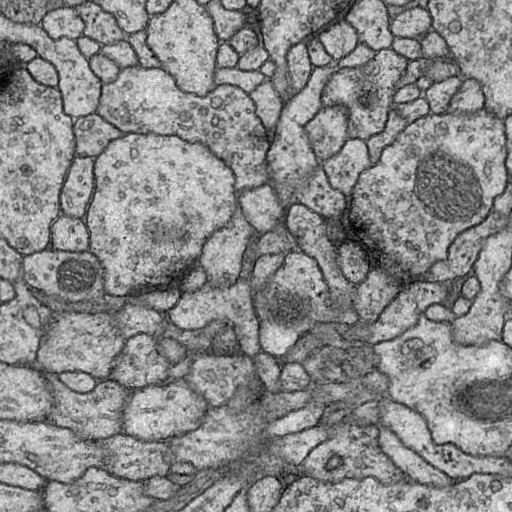
#> input picture Experiment3/images/train/images/0.tif, 512 x 512 px, found by its file name; its folder holds only this picture in this run
$ jupyter execute --allow-errors Task2.ipynb   (older library calls are emulated)
#> lines starting #> are read from the running program, lines starting #| are printed output that depends on the picture; after the words box and inside, x2 and y2 are one past the last pixel; in counts of white or black regions, pixels touching at a corner belong together
[cell 1]
# import moxing as mox
# mox.file.copy_parallel(src_url="obs://sstem/images",dst_url="./images")

[cell 2]
import zipfile
import os

#> (the rest of this cell did not finish here and is left out)

[cell 3]
import os
import argparse
import ast
import numpy as np
import cv2
import mindspore
import mindspore.nn as nn
import mindspore.ops.operations as F
from mindspore import Model, context
from mindspore.nn.loss.loss import _Loss
from mindspore.communication.management import init, get_group_size
from mindspore.train.callback import CheckpointConfig, ModelCheckpoint
from mindspore.context import ParallelMode
from mindspore.train.serialization import load_checkpoint, load_param_into_net
from mindspore.common.initializer import TruncatedNormal
from mindspore.nn import CentralCrop
from PIL import Image, ImageSequence
import mindspore.dataset as ds
import mindspore.dataset.vision.c_transforms as c_vision
from mindspore.dataset.vision.utils import Inter
from mindspore.communication.management import get_rank, get_group_size
from collections import deque
import time
from mindspore.train.callback import Callback
from mindspore.common.tensor import Tensor
from scipy.special import softmax
from matplotlib import pyplot as plt
device_id = 2
context.set_context(mode=context.GRAPH_MODE, device_target="GPU", save_graphs=False)
#> (this line was passed over: mindspore is not available in this run)

mindspore.set_seed(1)
#> (this line was passed over: mindspore is not available in this run)

[cell 4]
#打印图像和标签的形状，并展示第一张图像和标签
img_path = "./images/train/images"
image= np.array([np.array(Image.open(os.path.join(img_path, name))) for name in os.listdir(img_path)])

label_path = "./images/train/label"
#> (the rest of this cell did not finish here and is left out)

[cell 5]
plt.hist(image[0].ravel(), 256)
plt.title("Histogram")
plt.xticks([])
plt.yticks([])
plt.show()
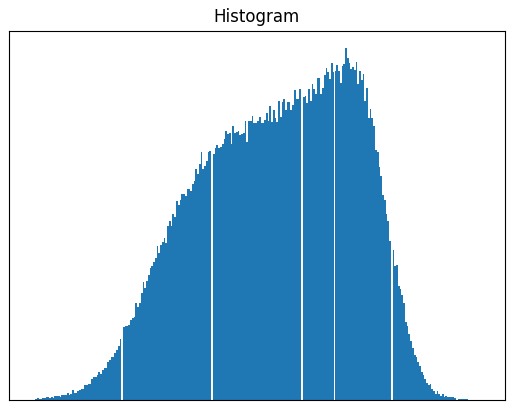
#> figure drawn by matplotlib, 1 panel

[cell 6]
# 二值化处理，thesh=0代表其从0开始扫描
ret1, th1 = cv2.threshold(src=image[0], thresh=0,
                          maxval=255, type=cv2.THRESH_OTSU)
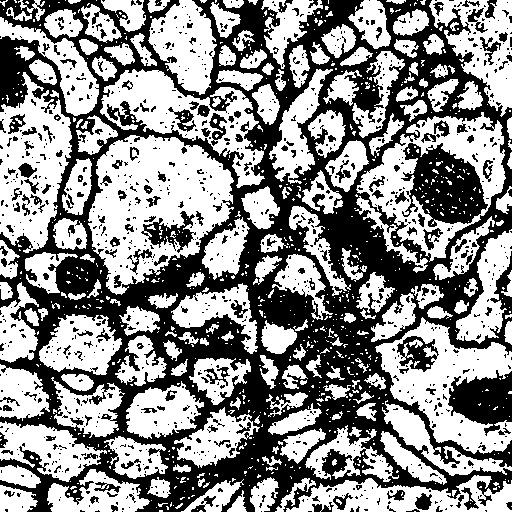
#> th1: shape (512, 512); 55.3% white; 1096 black regions (919 under 20 px), largest, box (x1, y1, x2, y2) and area: (0, 0, 512, 512) 95268, (401, 143, 488, 227) 4266, (448, 370, 512, 436) 2614
#> ret1 = 133

plt.figure(figsize=(10,10))
plt.subplot(121)
plt.imshow(image[0],cmap='gray')
plt.title("source image")
plt.xticks([])
plt.yticks([])

plt.subplot(122)
plt.imshow(th1, "gray")
plt.title("OTSU,threshold is " + str(ret1))
plt.xticks([])
plt.yticks([])
plt.show()
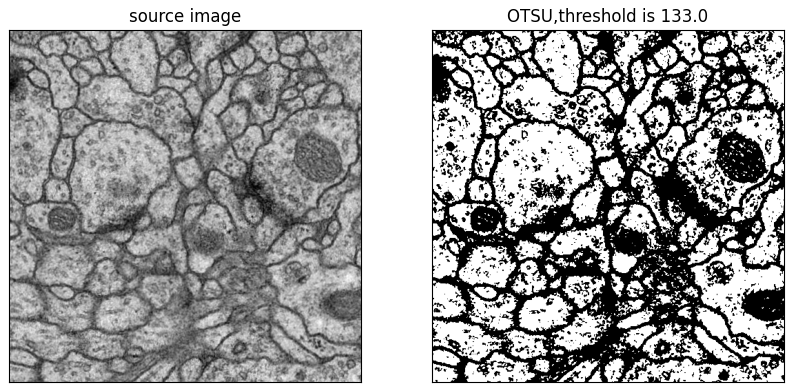
#> figure drawn by matplotlib, 2 panels

[cell 7]
cfg_unet = {
    'name': 'Unet',
    'lr': 0.0001,
    'epochs': 400,
    'distribute_epochs': 1600,
    'batchsize': 16,
    'cross_valid_ind': 1,
    'num_classes': 2,
    'num_channels': 1,
    'keep_checkpoint_max': 10,
    'weight_decay': 0.0005,
    'loss_scale': 1024.0,
    'FixedLossScaleManager': 1024.0,
    'resume': False,
    'resume_ckpt': './',
}

[cell 8]
class DoubleConv(nn.Cell):

    def __init__(self, in_channels, out_channels, mid_channels=None):
        super().__init__()
        init_value_0 = TruncatedNormal(0.06)
        init_value_1 = TruncatedNormal(0.06)
        if not mid_channels:
            mid_channels = out_channels
        self.double_conv = nn.SequentialCell(
            [nn.Conv2d(in_channels, mid_channels, kernel_size=3, has_bias=True,
                       weight_init=init_value_0, pad_mode="valid"),
             nn.ReLU(),
             nn.Conv2d(mid_channels, out_channels, kernel_size=3, has_bias=True,
                       weight_init=init_value_1, pad_mode="valid"),
             nn.ReLU()]
        )

    def construct(self, x):
        return self.double_conv(x)


class Down(nn.Cell):
    """Downscaling with maxpool then double conv"""

    # [7 lines left out: function __init__, not called in this run]

    def construct(self, x):
        return self.maxpool_conv(x)


class Up1(nn.Cell):
    """Upscaling then double conv"""

    # [16 lines left out: functions __init__, construct, not called in this run]


class Up2(nn.Cell):
    """Upscaling then double conv"""

    # [15 lines left out: functions __init__, construct, not called in this run]


class Up3(nn.Cell):
    """Upscaling then double conv"""

    # [16 lines left out: functions __init__, construct, not called in this run]


class Up4(nn.Cell):
    """Upscaling then double conv"""

    # [15 lines left out: functions __init__, construct, not called in this run]


class OutConv(nn.Cell):
    # [4 lines left out: function __init__, not called in this run]

    def construct(self, x):
        x = self.conv(x)
        return x

[cell 9]
class UNet(nn.Cell):
    def __init__(self, n_channels, n_classes):
        super(UNet, self).__init__()
        self.n_channels = n_channels
        self.n_classes = n_classes
        self.inc = DoubleConv(n_channels, 64)
        self.down1 = Down(64, 128)
        self.down2 = Down(128, 256)
        self.down3 = Down(256, 512)
        self.down4 = Down(512, 1024)
        self.up1 = Up1(1024, 512)
        self.up2 = Up2(512, 256)
        self.up3 = Up3(256, 128)
        self.up4 = Up4(128, 64)
        self.outc = OutConv(64, n_classes)

    # [13 lines left out: function construct, not called in this run]

[cell 10]
class CrossEntropyWithLogits(_Loss):
    #重写损失函数。
    # [16 lines left out: functions __init__, construct, not called in this run]

[cell 11]
def _load_multipage_tiff(path):
    """Load tiff images containing many images in the channel dimension"""
    return np.array([np.array(Image.open(os.path.join(path, name))) for name in os.listdir(path)])

# [129 lines left out: functions _get_val_train_indices, data_post_process, train_data_augmentation, create_dataset, not called in this run]

[cell 12]
class StepLossTimeMonitor(Callback):

    # [6 lines left out: function __init__, not called in this run]

    def step_begin(self, run_context):
        self.step_time = time.time()

    # [23 lines left out: function step_end, not called in this run]

[cell 13]
def train_net(data_dir, cross_valid_ind=1, epochs=400, batch_size=16, lr=0.0001, run_distribute=False, cfg=None):
    if run_distribute:
        init()
        group_size = get_group_size()
        parallel_mode = ParallelMode.DATA_PARALLEL
        context.set_auto_parallel_context(parallel_mode=parallel_mode,
                                          device_num=group_size,
                                          gradients_mean=False)
    net = UNet(n_channels=cfg['num_channels'], n_classes=cfg['num_classes'])

    if cfg['resume']:
        param_dict = load_checkpoint(cfg['resume_ckpt'])
        load_param_into_net(net, param_dict)

    criterion = CrossEntropyWithLogits()
    train_dataset, _ = create_dataset(data_dir, epochs, batch_size, True, cross_valid_ind, run_distribute)
    train_data_size = train_dataset.get_dataset_size()
    print("dataset length is:", train_data_size)
    ckpt_config = CheckpointConfig(save_checkpoint_steps=train_data_size,
                                   keep_checkpoint_max=cfg['keep_checkpoint_max'])
    ckpoint_cb = ModelCheckpoint(prefix='ckpt_unet_medical_adam',
                                 directory='./ckpt_{}/'.format(device_id),
                                 config=ckpt_config)

    optimizer = nn.Adam(params=net.trainable_params(), learning_rate=lr, weight_decay=cfg['weight_decay'],
                        loss_scale=cfg['loss_scale'])

    loss_scale_manager = mindspore.train.loss_scale_manager.FixedLossScaleManager(cfg['FixedLossScaleManager'], False)

    model = Model(net, loss_fn=criterion, loss_scale_manager=loss_scale_manager, optimizer=optimizer, amp_level="O3")

    print("============== Starting Training ==============")
    model.train(2, train_dataset, callbacks=[StepLossTimeMonitor(batch_size=batch_size), ckpoint_cb],
                dataset_sink_mode=False)
    print("============== End Training ==============")

[cell 14]
data_url = './images/train'

run_distribute = False
epoch_size = cfg_unet['epochs'] if not run_distribute else cfg_unet['distribute_epochs']

train_net(data_dir=data_url, cross_valid_ind=cfg_unet['cross_valid_ind'], epochs=epoch_size,
          batch_size=cfg_unet['batchsize'], lr=cfg_unet['lr'], run_distribute=run_distribute,
          cfg=cfg_unet)
#> (the call stopped at in __init__, `init_value_0 = TruncatedNormal(0.06)`: mindspore is not available in this run)

[cell 15]
class dice_coeff(nn.Metric):
    def __init__(self):
        super(dice_coeff, self).__init__()
        self.clear()

    def clear(self):
        self._dice_coeff_sum = 0
        self._samples_num = 0

    # [22 lines left out: functions update, eval, not called in this run]

[cell 16]
def test_net(data_dir, ckpt_path, cross_valid_ind=1, cfg=None):
    net = UNet(n_channels=cfg['num_channels'], n_classes=cfg['num_classes'])
    param_dict = load_checkpoint(ckpt_path)
    load_param_into_net(net, param_dict)

    criterion = CrossEntropyWithLogits()
    _, valid_dataset = create_dataset(data_dir, 1, 1, False, cross_valid_ind, False)
    model = Model(net, loss_fn=criterion, metrics={"dice_coeff": dice_coeff()})

    print("============== Starting Evaluating ============")
    dice_score = model.eval(valid_dataset, dataset_sink_mode=False)
    print("Cross valid dice coeff is:", dice_score)

[cell 17]
ckpt_path = './ckpt_2/ckpt_unet_medical_adam-2_600.ckpt'
data_url = './images/train'
test_net(data_dir=data_url, ckpt_path=ckpt_path, cross_valid_ind=cfg_unet['cross_valid_ind'],
         cfg=cfg_unet)
#> (the call stopped at in __init__, `init_value_0 = TruncatedNormal(0.06)`: mindspore is not available in this run)

[cell 18]
def test_net(data_dir, ckpt_path, cross_valid_ind=1, cfg=None):
    net = UNet(n_channels=cfg['num_channels'], n_classes=cfg['num_classes'])
    param_dict = load_checkpoint(ckpt_path)
    load_param_into_net(net, param_dict)

    criterion = CrossEntropyWithLogits()
    _, valid_dataset = create_dataset(data_dir, 1, 1, False, cross_valid_ind, False)
    model = Model(net, loss_fn=criterion, metrics={"dice_coeff": dice_coeff()})

    print("============== Starting Evaluating ============")
    dice_score = model.eval(valid_dataset, dataset_sink_mode=False)
    print("Cross valid dice coeff is:", dice_score)
    testimage=np.array([np.array(Image.open(os.path.join("./images/train/images", name))) for name in os.listdir("./images/train/images")])
    testdata=testimage[10]
    image = Image.fromarray(testdata)
    image = image.resize((388, 388))
    testdata = np.asarray(image)
    testdata = np.pad(testdata, ((92, 92),(92, 92) ),  'symmetric')
    testdata = testdata/127.5-1
    testdata = testdata.astype(np.float32)
    testdata = testdata.reshape(1,1,572,572)
    output = model.predict(Tensor(testdata))
    pred = np.argmax(output.asnumpy(), axis=1)
    pred = pred.reshape(388, 388)
    plt.figure(figsize=(10,10))
    plt.subplot(2,2,1)
    plt.imshow(testimage[10],cmap='gray')
    plt.subplot(2,2,2)
    plt.imshow(pred,cmap='gray')
    plt.show()


ckpt_path = './ckpt_2/ckpt_unet_medical_adam-2_600.ckpt'
test_net(data_dir=data_url, ckpt_path=ckpt_path, cross_valid_ind=cfg_unet['cross_valid_ind'],
         cfg=cfg_unet)
#> (the call stopped at in __init__, `init_value_0 = TruncatedNormal(0.06)`: mindspore is not available in this run)

$ run again, on Experiment3/images/train/images/12.tif
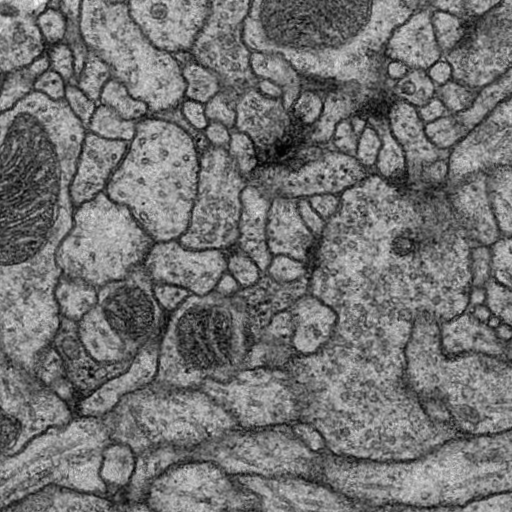
#> input picture Experiment3/images/train/images/12.tif, 512 x 512 px, found by its file name
#> `ret1, th1 = cv2.threshold(src=image[0], thresh=0, maxval=255, type=cv2..`:
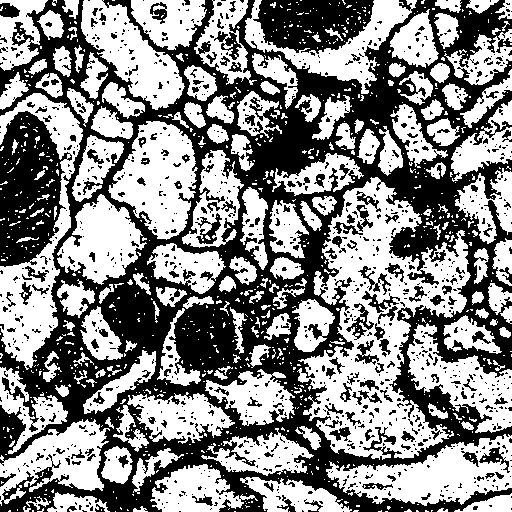
#> th1: shape (512, 512); 53.8% white; 1173 black regions (1004 under 20 px), largest, box (x1, y1, x2, y2) and area: (0, 0, 512, 512) 94765, (0, 111, 72, 267) 7202, (253, 0, 374, 54) 4585
#> ret1 = 111
#> `plt.show()`:
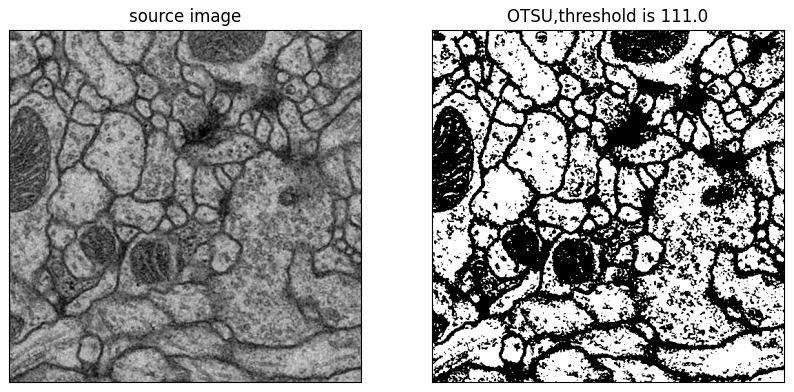
#> figure drawn by matplotlib, 2 panels

$ run again, on Experiment3/images/train/images/13.tif
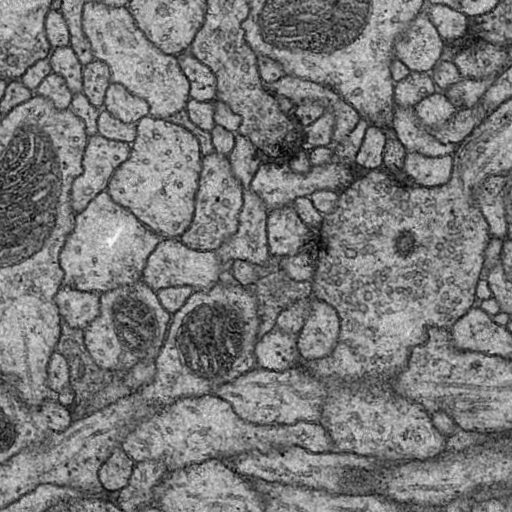
#> input picture Experiment3/images/train/images/13.tif, 512 x 512 px, found by its file name
#> `ret1, th1 = cv2.threshold(src=image[0], thresh=0, maxval=255, type=cv2..`:
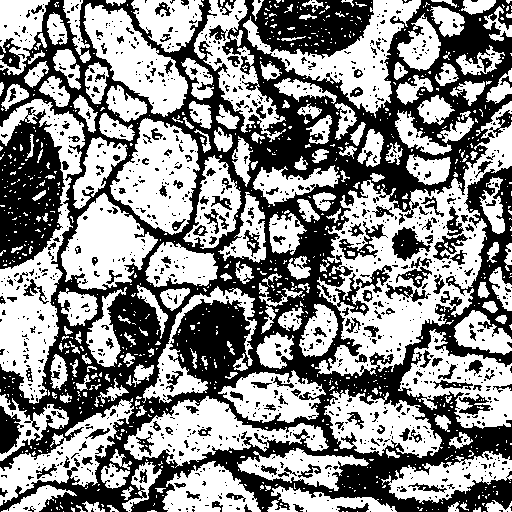
#> th1: shape (512, 512); 54% white; 1206 black regions (1028 under 20 px), largest, box (x1, y1, x2, y2) and area: (0, 0, 512, 512) 95460, (0, 107, 65, 269) 6950, (392, 227, 431, 261) 700
#> ret1 = 118
#> `plt.show()`:
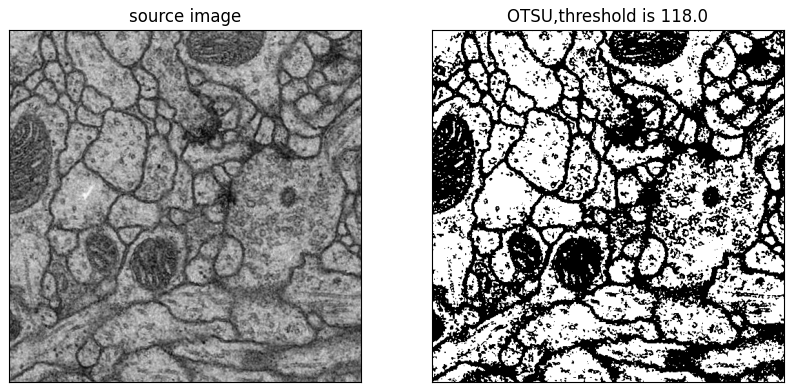
#> figure drawn by matplotlib, 2 panels

$ run again, on Experiment3/images/train/images/14.tif
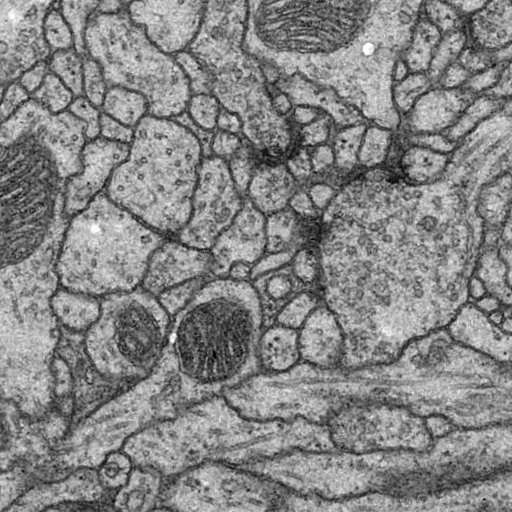
#> input picture Experiment3/images/train/images/14.tif, 512 x 512 px, found by its file name
#> `ret1, th1 = cv2.threshold(src=image[0], thresh=0, maxval=255, type=cv2..`:
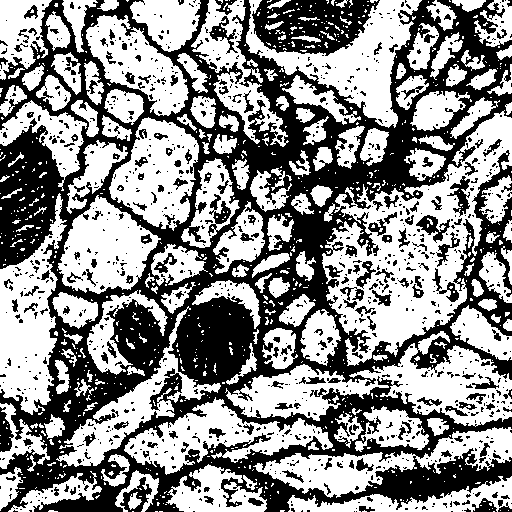
#> th1: shape (512, 512); 55.6% white; 1114 black regions (927 under 20 px), largest, box (x1, y1, x2, y2) and area: (0, 0, 512, 512) 96220, (252, 0, 380, 56) 4560, (120, 477, 152, 512) 434
#> ret1 = 129
#> `plt.show()`:
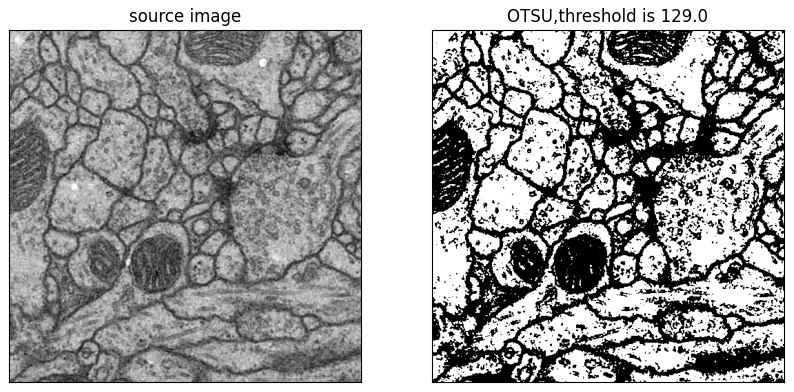
#> figure drawn by matplotlib, 2 panels

$ run again, on Experiment3/images/train/images/1.tif
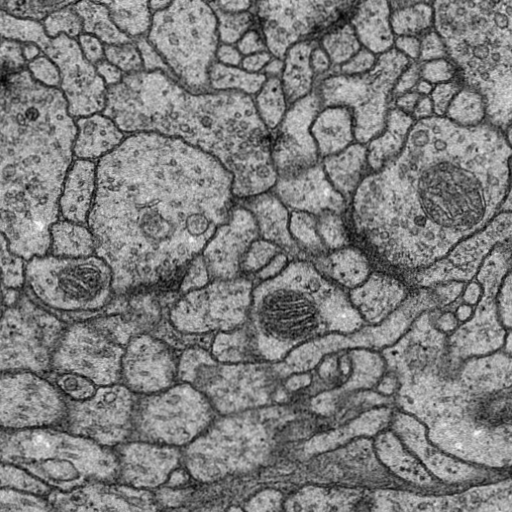
#> input picture Experiment3/images/train/images/1.tif, 512 x 512 px, found by its file name
#> `ret1, th1 = cv2.threshold(src=image[0], thresh=0, maxval=255, type=cv2..`:
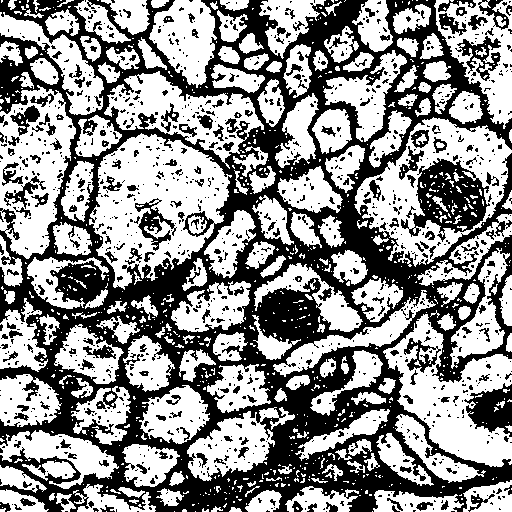
#> th1: shape (512, 512); 56.4% white; 1183 black regions (977 under 20 px), largest, box (x1, y1, x2, y2) and area: (0, 0, 512, 512) 91884, (401, 158, 490, 242) 3497, (464, 383, 512, 437) 1492
#> ret1 = 120
#> `plt.show()`:
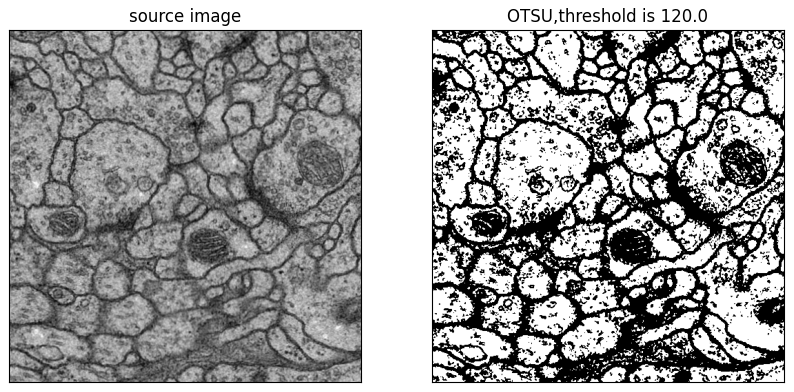
#> figure drawn by matplotlib, 2 panels
